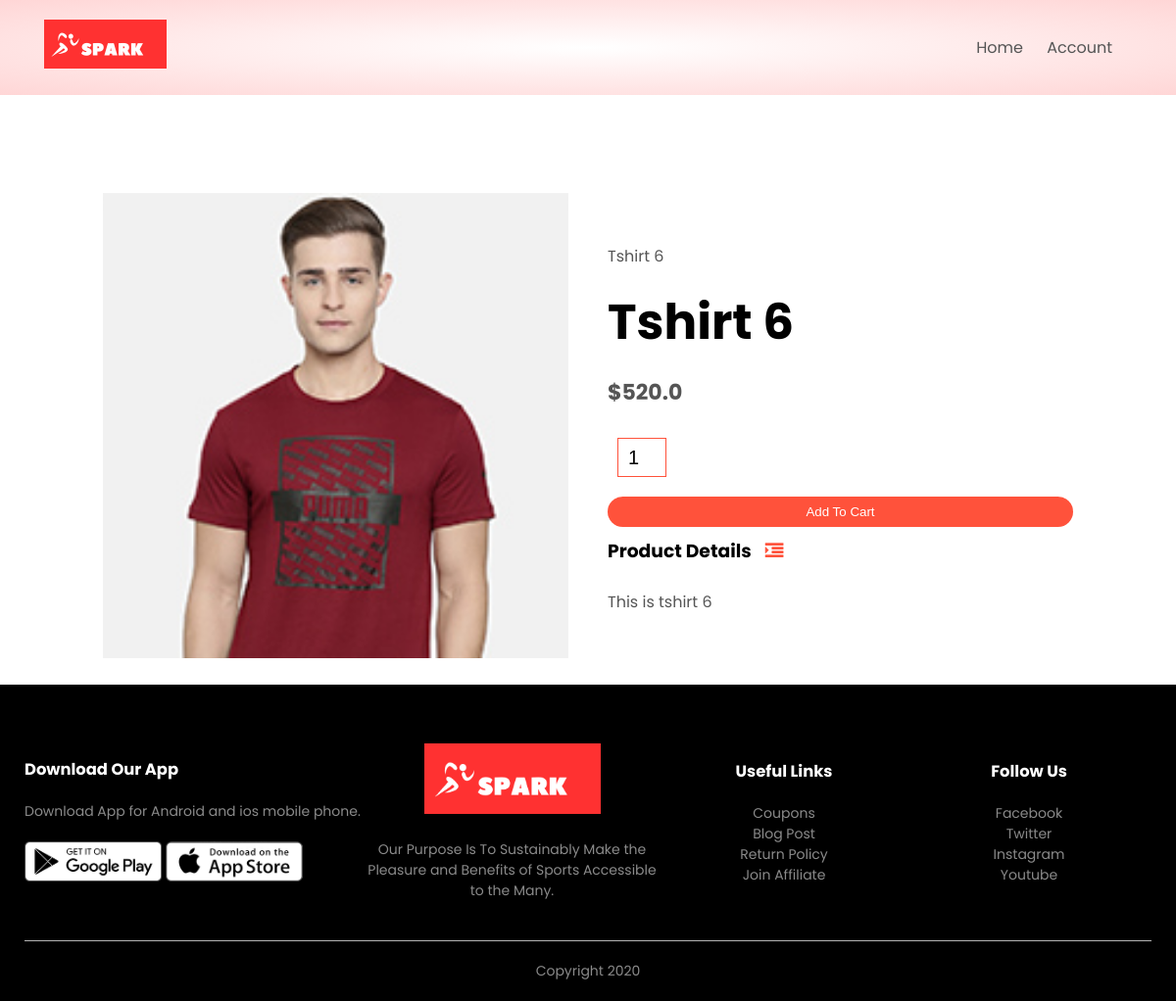
/product_details/6, run on the app's committed database.
### products/models.py (models this page shows, shortened)
class Product(models.Model):
    LIVE=1
    DELETE=0
    DELETE_CHOICES=((LIVE,'Live'),(DELETE,'Delete'))
    title=models.CharField(max_length=200)
    price=models.FloatField()
    description=models.TextField()
    image=models.ImageField(upload_to='media')
    priority=models.IntegerField(default=0)
    delete_status=models.IntegerField(choices=DELETE_CHOICES,default=LIVE)
    created_at=models.DateTimeField(auto_now_add=True)
    updated_at=models.DateTimeField(auto_now=True)

### products/views.py (the view)
# urls.py: path('product_details/<pk>',views.detail_product,name='detail_product'),
def detail_product(request,pk):
    product=Product.objects.get(pk=pk)
    context={'product':product}
    return render(request, 'product_detail.html',context)

### templates/product_detail.html
{% extends 'blank_layout.html'%}
{% block content %}
{% include 'product_description.html' %}
{% endblock content %}

### templates/product_description.html (shortened to what this page needs)
{% load static %}
<div class="small-container single-product">
    <div class="row">
        <div class="col-2">
            <img src="{{ product.image.url }}" width="100%" id="ProductImg">
        </div>
        <div class="col-2">
            <p>{{ product.title }}</p>
            <h1>{{ product.title }}</h1>
            <h4>${{ product.price }}</h4>
            <form method="post" action="{% url 'add_to_cart' %}" enctype="multipart/form-data">
                <input type="number" name="quantity"value="1"/>
                <button type="submit" class="btn">Add To Cart</button>
        </form>
            <h3>Product Details <i class="fa fa-indent"></i></h3>
            <br>
            <p>{{ product.description}}</p>
        </div>
    </div>
</div>

### static/css/style.css (style rules this page uses)
* { margin: 0; padding: 0; box-sizing: border-box; }
body { font-family: 'Poppins', sans-serif; }
p { color: #555; }
.row { display: flex; align-items: center; flex-wrap: wrap; justify-content: space-around; }
.col-2 { flex-basis: 50%; min-width: 300px; }
.col-2 img { max-width: 100%; padding: 50px 0; }
.col-2 h1 { font-size: 50px; line-height: 60px; margin: 25px 0; }
.btn { display: inline-block; background: #ff523b; color: white; padding: 8px 30px; margin: 30px 0; border-radius: 30px; transition: background 0.5s; }
.small-container { max-width: 1080px; margin: auto; padding-left: 25px; padding-right: 25px; }
h4 { color: #555; font-weight: normal; }
.single-product { margin-top: 80px; }
.single-product .col-2 img { padding: 0; }
.single-product .col-2 { padding: 20px; }
.single-product h4 { margin: 20px 0; font-size: 22px; font-weight: bold; }
.single-product input { width: 50px; height: 40px; padding-left: 10px; font-size: 20px; margin-left: 10px; border: 1px solid #ff523b; margin-right: 10px; }
.single-product .fa { color: #ff523b; margin-left: 10px; }
form input { width: 100%; height: 30px; margin: 10px 0; padding: 0 10px; border: 1px solid #ccc; }
form .btn { width: 100%; border: none; cursor: pointer; margin: 10px 0; }

### data on the page
Product: image (picture), title "Tshirt 6", price "520.0", description "This is tshirt 6"
